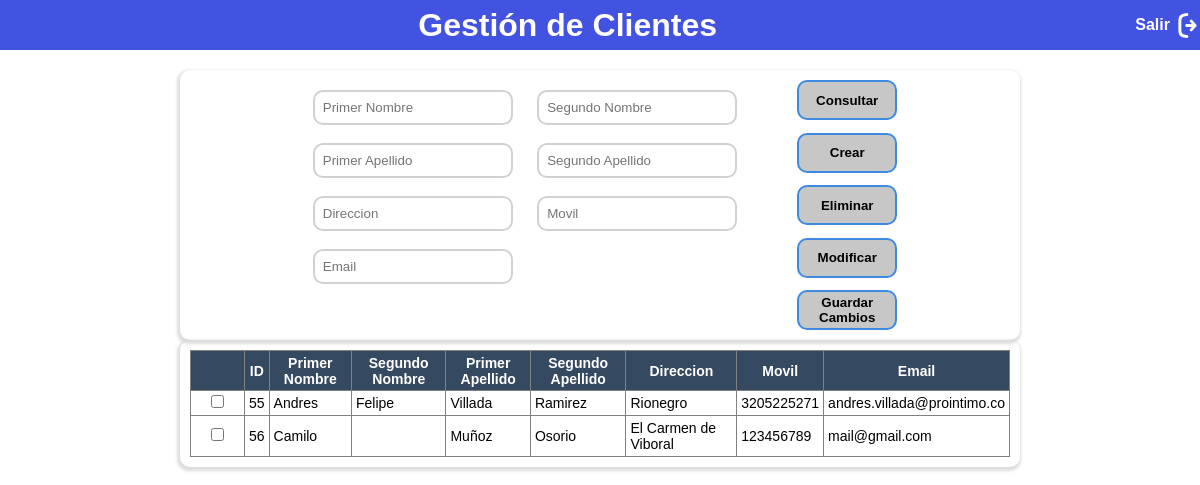
Page /admin.php (signed in) on the committed database.
### tables this page shows
CREATE TABLE `tblcliente` (
  `idCliente` int(11) NOT NULL,
  `nombre1` varchar(20) NOT NULL,
  `nombre2` varchar(20) DEFAULT NULL,
  `apellido1` varchar(20) NOT NULL,
  `apellido2` varchar(20) NOT NULL,
  `direccion` varchar(50) NOT NULL,
  `movil` varchar(10) NOT NULL,
  `email` varchar(30) NOT NULL
);

### admin.php (the view, shortened to what this page needs)
<?php
include 'conexion.php';
?>
<!DOCTYPE html>
<html>
<head>
	<link rel="stylesheet" type="text/css" href="css/admin.css">
</head>
<body>
    <header>
        <h1>Gestión de Clientes</h1>
        <div class="logout">
            <h4>Salir</h4>
        </div>
    </header>
    <div class="container">
        <div class="formInfo">
            <form action="acciones.php" method="POST" id="form">
                <div class="textboxes">
                <input type="text" placeholder="Primer Nombre" id="nombre1" name="nombre1" value=""  >
                <input type="text" placeholder="Segundo Nombre" id="nombre2" name="nombre2" value="" ><br /><br />
                <input type="text" placeholder="Primer Apellido" id="apellido1" name="apellido1" value=""   >
                <input type="text" placeholder="Segundo Apellido" id="apellido2"  name="apellido2"  value="" ><br /><br />
                <input type="text" placeholder="Direccion" id="direccion" name="direccion" value=""  >
                <input type="text" placeholder="Movil" id="movil" name="movil" value="" ><br /><br />
                <input type="email" placeholder="Email" id="email" name="email" value="" >
                </div>
                <div class="buttons">
                <button type="submit" name="btnconsultar" id="btnconsultar">Consultar</button>
                <button type="submit" name="btncrear" id="btncrear">Crear</button>
                <button type="submit" name="btneliminar" id="btneliminar">Eliminar</button>
                <button type="submit" name="btnmodificar" id="btnmodificar">Modificar</button>
                <button type="submit" name="btnguardar" id="btnguardar">Guardar Cambios</button>
                </div>
            </form>
        </div>
        <div class="tableContainer">
                <?php
                $sql = mysqli_query($conn, "SELECT * FROM tblcliente ORDER BY idCliente");
                ?>
                <table id="table">
                <tr>
                    <th></th>
                    <th>ID</th>
                    <th>Primer Nombre</th>
                    <th>Segundo Nombre</th>
                    <th>Primer Apellido</th>
                    <th>Segundo Apellido</th>
                    <th>Direccion</th>
                    <th>Movil</th>
                    <th>Email</th>
                </tr>
                <?php
                while($consulta = mysqli_fetch_array($sql)){
                ?>
                <tr>
                    <td><input class="checkbox" type="checkbox" /></td>
                    <td class="idcliente"><?php echo  $consulta['idCliente'];?></td>
                    <td class="nombre1"><?php echo  $consulta['nombre1'];?></td>
                    <td class="nombre2"><?php echo  $consulta['nombre2'];?></td>
                    <td class="apellido1"><?php echo  $consulta['apellido1'];?></td>
                    <td class="apellido2"><?php echo  $consulta['apellido2'];?></td>
                    <td class="direccion"><?php echo  $consulta['direccion'];?></td>
                    <td class="movil"><?php echo  $consulta['movil'];?></td>
                    <td class="email"><?php echo  $consulta['email'];?></td>
                </tr>
                <?php } ?>
                </table>
            </div>
    </div>
</body>
</html>

### css/admin.css (style rules this page uses)
* { margin: 0; padding: 0; box-sizing: border-box; font-family: sans-serif; }
header { width: 100%; height: 50px; background-color:rgb(66, 82, 225); color: rgb(254, 252, 252); display: flex; align-items: center; justify-content: space-between; position: fixed; top: 0; z-index: 2; }
.logout { display: flex; align-items: center; justify-content: center; }
h4 { padding-right: 5px; }
.container { width: 100%; display: flex; flex-direction: column; align-items: center; justify-content: center; margin-top: 70px; }
.formInfo, .tableContainer { width: 70%; box-shadow: -1px 2px 3px 2px rgba(209, 209, 209, 0.75); border-radius: 10px; padding: 10px; }
table { width: 100%; border-radius: 10px; }
table, th, td { border: 1px solid gray; border-collapse: collapse; }
th { font-size: 14px; height: 40px; background-color: #354961; color: white; }
td { font-size: 14px; text-align: left; padding: 4px; }
form { width: 100%; display: flex; justify-content: center; }
.buttons { display: flex; flex-direction: column; align-items: center; justify-content: space-between; margin-left: 50px; height: 250px; }
.textboxes { padding-top: 10px; }
button[type="submit"] { background: #c7c7c7; color: black; border: none; width: 100px; height: 40px; border-radius: 10px; font-weight: 600; }
input { margin-left: 10px; margin-right: 10px; width: 200px; padding: 8px; box-sizing: border-box; border-radius: 10px; border: 2px solid #d1d1d1; }
.checkbox { width: 25px; }
#btnguardar { border: 2px solid #3e8ae1; }
#btnmodificar { border: 2px solid #3e8ae1; }
#btneliminar { border: 2px solid #3e8ae1; }
#btncrear { border: 2px solid #3e8ae1; }
#btnconsultar { border: 2px solid #3e8ae1; }

### rows in the picture
tblcliente: idCliente "55", nombre1 "Andres", nombre2 "Felipe", apellido1 "Villada", apellido2 "Ramirez", direccion "Rionegro", movil "3205225271", email "andres.villada@prointimo.co"
tblcliente: idCliente "56", nombre1 "Camilo", apellido1 "Muñoz", apellido2 "Osorio", direccion "El Carmen de Viboral", movil "123456789", email "mail@gmail.com"
